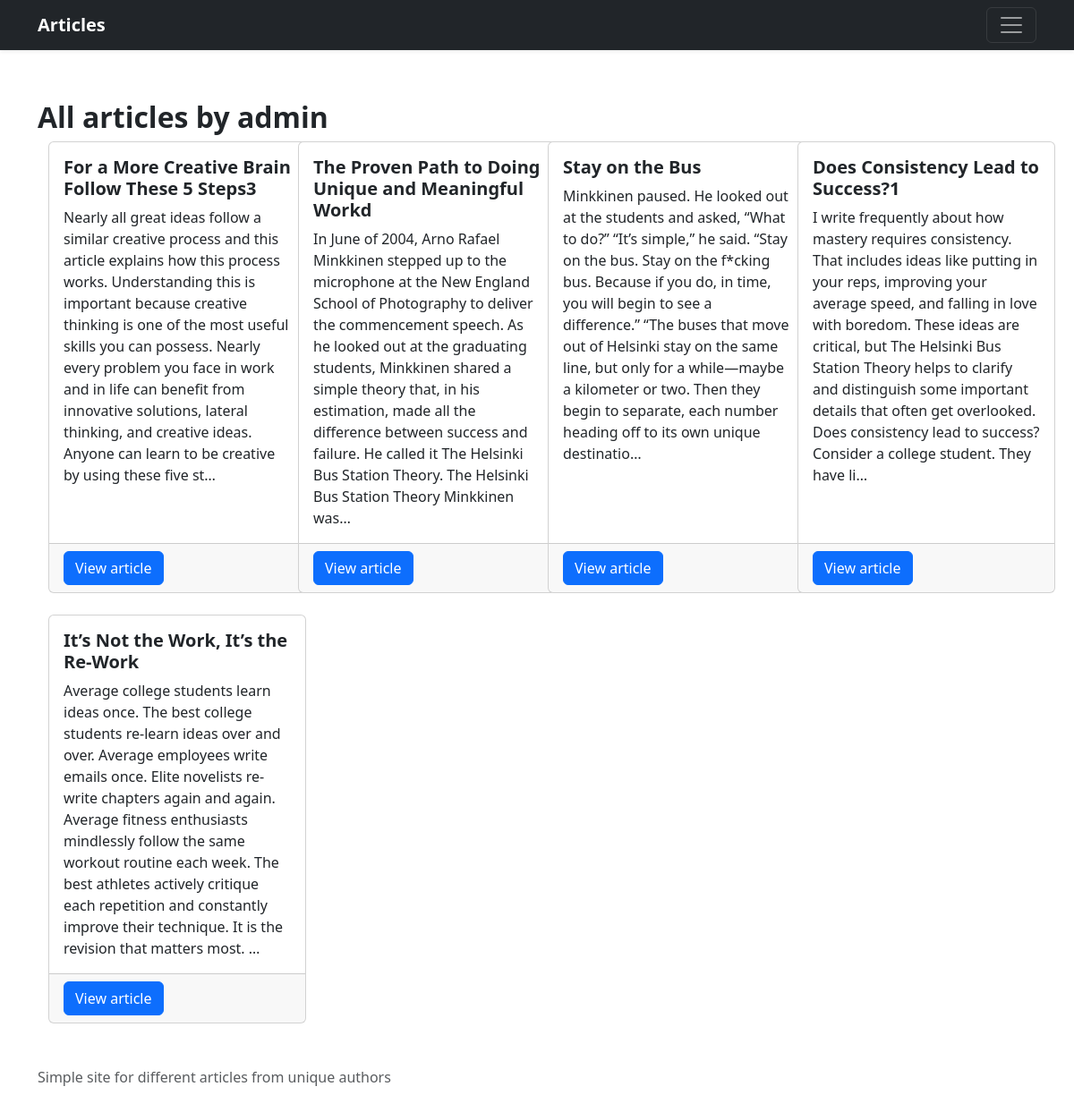
/user/admin/articles, run on an earlier commit of the app's database.
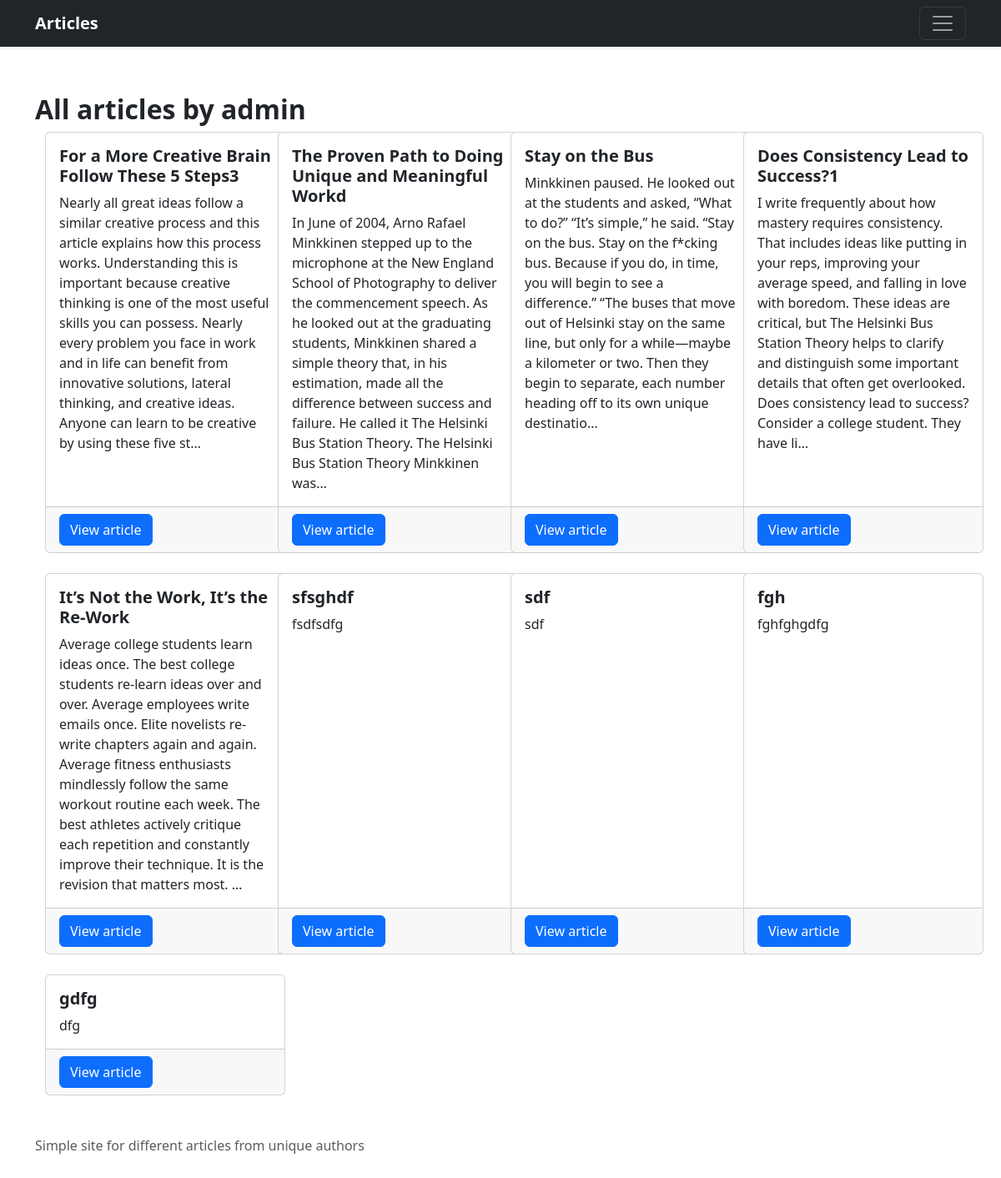
And on a later commit of the database.
### blog/models.py (models this page shows, shortened)
class Article(models.Model):
    title = models.CharField(max_length=100)
    text = models.TextField()
    author = models.ForeignKey(User, on_delete=models.SET_NULL, null=True)
    tags = models.ManyToManyField('Tag', blank=True)
    create_date = models.DateTimeField(auto_now_add=True)
    change_date = models.DateTimeField(auto_now=True)
    class Meta:
        verbose_name = "Article"
        verbose_name_plural = "Articles"

### blog/views.py (the view)
# urls.py: path('user/<slug:slug>/articles', AllArticlesByUserView.as_view(), name='allArticlesByUser'),
class AllArticlesByUserView(TemplateView):
    template_name = 'blog/all_articles_by_user.html'
    def get(self, request, slug):
        articles = get_articles(author__username=slug)
        context = get_context_from_articles(articles)
        context.update({'articles_owner': slug})
        return render(request, self.template_name, context)

### blog/services.py (called while the page is built)
def get_articles(**kwargs) -> QuerySet:
    return Article.objects.filter(**kwargs)

def get_context_from_articles(articles: QuerySet) -> dict:
    return {'articles': articles} if articles else {'message': 'Article(s) does not exist(s)'}

### templates/blog/all_articles_by_user.html (shortened to what this page needs)
{% extends 'base.html' %}
{% block content %}
    <div class="row">
        {% if articles %}
            <div class="col"><br>
                <h2><strong>All articles by {{ articles_owner }}</strong></h2>
            </div>
        {% endif %}
        <div class="col"><br>
        </div>
    </div>
    {% if articles %}
        <main>
            <div class="album">
                <div class="container">
                    <div class="row row-cols-1 row-cols-sm-2 row-cols-md-4 g-4">
                        {% for article in articles %}
                            <div class="col">
                                <div class="card h-100" style="width: 18rem;">
                                    <div class="card-body">
                                        <h5 class="card-title"><strong>{{ article.title }}</strong></h5>
                                        <p class="card-text">{{ article.text|truncatechars:400 }}</p>
                                    </div>
                                    <div class="card-footer">
                                        <a href="{% url 'articleDetail' article.pk %}" class="btn btn-primary">View
                                            article</a>
                                    </div>
                                </div>
                            </div>
                        {% endfor %}
                    </div>
                </div>
            </div>
        </main>
    {% endif %}
{% endblock content %}

What changed in the data, as far as the page shows it:
now on this page (row edited): Article: title "sfsghdf", text "fsdfsdfg"
added Article: title "sdf", text "sdf"
added Article: title "fgh", text "fghfghgdfg"
added Article: title "gdfg", text "dfg"
